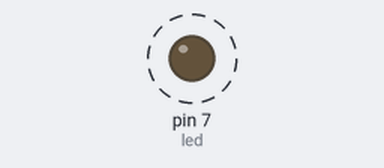
Simulated run of this sketch. Board: Arduino Uno, built with avr-gcc and run on an emulated ATmega328P. On the bench: output pins drawn as LEDs (lit = HIGH). Dashed ring = blinking.

Above: at 0.15 s.
Timing chart, 0 to 3.0 s (numbered marks = the images above):
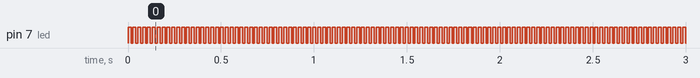

The sketch:

sp2_06C17.ino
```cpp
int period = 1000;
int duty = 50;
int led = 7;
int on_time = 0;
int off_time = 0;

void setup() {
  pinMode(led,OUTPUT);
  set_period(10000);
  set_duty(50);

}

void loop() {
  digitalWrite(led,HIGH);
  delayMicroseconds(on_time);
  digitalWrite(led,LOW);
  delayMicroseconds(off_time);

}

void set_period(int value){
  period = value;
  set_time();
}

void set_duty(int value){
  duty = value;
  set_time();
}

void set_time(){
  on_time = period * duty/100;
  off_time = period - duty/100;
}
```

Measured:
- by itself, pin 7 (led): alternates HIGH for 0.02 s and LOW for 0.01 s
